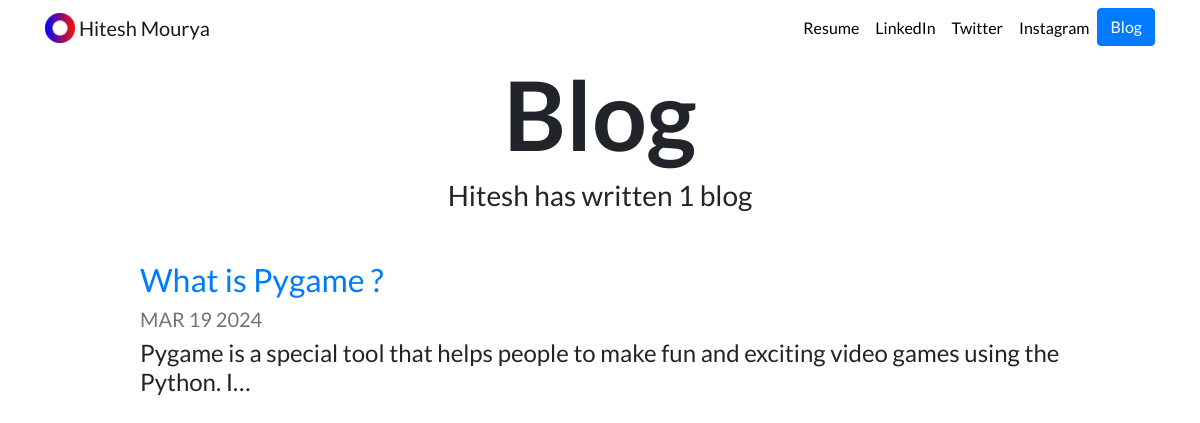
Screenshot of /blog/ with the database file from the repository.
### blog/models.py (models this page shows, shortened)
class Project_blog(models.Model):
    title = models.CharField(max_length = 50)
    description = models.TextField()
    date = models.DateField()

### blog/views.py (the view)
# urls.py: path('', views.all_blogs,name='all_blogs'),
def all_blogs(request):
    blogs = Project_blog.objects.all()
    return render(request ,'blog/all_blogs.html' , {'blogs' :blogs})

### blog/templates/blog/all_blogs.html
{% extends "portfolio/base.html" %}
{% load static %}
{% block content %}
<h1 id="blogtitle" class="font-weight-bold text-center">Blog</h1>
<h3 class="text-center mb-5">Hitesh has written {{ blogs.count }} blog{{ blogs.count|pluralize }}</h3>
{% for blog in blogs %}
<div class="row justify-content-center my-3">
  <div class="col-md-10">
    <a href="{% url 'blog:detail' blog.id %}">
      <h2>{{ blog.title }}</h2>
    </a>
    <h5 class="text-muted">{{ blog.date|date:'M d Y'|upper }}</h5>
    <h4>{{ blog.description|striptags|truncatechars:100 }}</h4>
  </div>
</div>
{% endfor %}
{% endblock %}

### portfolio/static/portfolio/custom.css (style rules this page uses)
body { font-family: 'Lato', sans-serif; }
#blogtitle { font-size: 6rem; }

### rows the page displays
Project_blog: title "What is Pygame ?", date "MAR 19 2024", description "Pygame is a special tool that helps people to make fun and exciting video games using the Python. I…"

### other values shown
{{ blogs.count }} "1"
